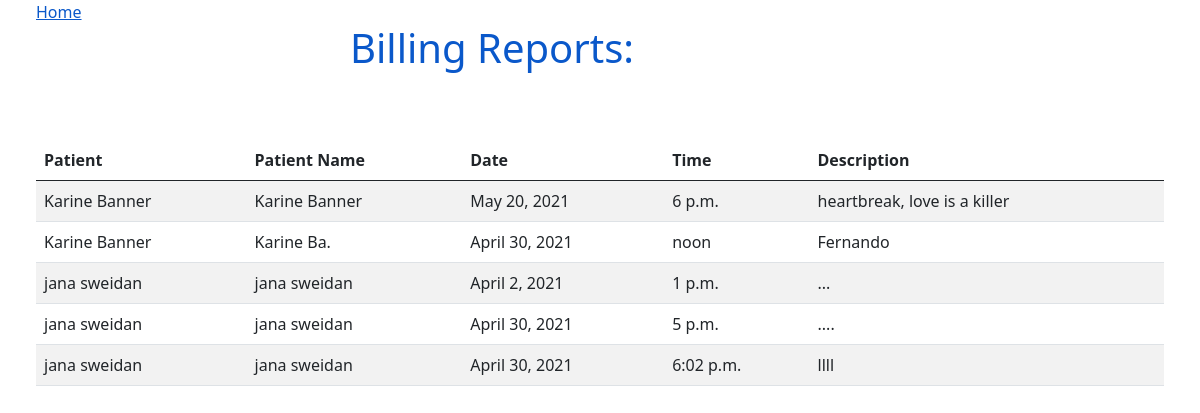
The app's page /billing (signed in) with its own data.
### appointments/models.py (models this page shows, shortened)
class Appointment(models.Model):
    patient = models.ForeignKey(Patient, on_delete=models.CASCADE, related_name='appointment_patient')
    doctor = models.ForeignKey(Doctor, on_delete=models.CASCADE, related_name='appointment_doctor')
    patientname=models.CharField(max_length=40,null=True)
    doctorname =models.CharField(max_length=40,null=True)
    date = models.DateField(null=True)
    time = models.fields.TimeField(null=True)
    description=models.TextField(max_length=500, null=True)
    canceled = models.BooleanField(default= False)

class Patient(models.Model):
    user = models.OneToOneField(User, on_delete=models.CASCADE , null= True)
    firstname =models.CharField(max_length=200)
    lastname = models.CharField(max_length=200)
    address = models.CharField(max_length=40,  null= True)
    mobile = models.CharField(max_length=20,null= True)
    chronic_deseases = models.CharField(max_length=100,null=True)
    unimmune_to = models.TextField(max_length=300, null= True)
    status = models.BooleanField(default=False)
    def __str__(self):
        return self.firstname+" "+self.lastname

### home/views.py (the view)
# urls.py: url(r'^billing', views.billingReport),
def billingReport(request):
    if(request.session['user_type'] == '0'):
        p = User.objects.get(id=request.session['id'])
        patient = Patient.objects.get(user=p)
        appoint = Appointment.objects.filter(patient=patient)
    elif (request.session['user_type'] == '1'):
        p = User.objects.get(id=request.session['id'])
        patient = Doctor.objects.get(user=p)
        appoint = Appointment.objects.filter(doctor=patient)
    return render(request, 'billing.html', {'bills':appoint, 'usertype':int(request.session['user_type'])})

### templates/billing.html (shortened to what this page needs)
<!DOCTYPE html>
<html>
<head>
    <link href="https://cdn.jsdelivr.net/npm/bootstrap@5.0.0-beta3/dist/css/bootstrap.min.css" rel="stylesheet"
>
</head>
<body>
    <a href='/' style="padding: 3%;">Home</a>
    <div class="mx-auto" style="width: 500px;">
        <h1 style="color: #0a58ca;">Billing Reports: </h1>
    </div>
    <br>
    <div style="padding: 3%;">
        {% if bills.count > 0 %}
        <table class="table table-striped">
            <thead>
                <tr>
                    {% if usertype == 1 %}
                    <th>Patient</th>
                    {%endif%}
                    {% if usertype == 1 %}
                    <th>Patient Name</th>
                    {%endif%}
                    <th>Date</th>
                    <th>Time</th>
                    <th>Description</th>
                </tr>
            </thead>
            <tbody>
                {% for bill in bills %}
                <tr>
                    {% if usertype == 1 %}
                    <td>{{ bill.patient }}</td>
                    {%endif%}
                    {% if usertype == 1 %}
                    <td>{{ bill.patientname }}</td>
                    {%endif%}
                    <td>{{ bill.date }}</td>
                    <td>{{ bill.time }}</td>
                    <td>{{ bill.description }}</td>
                </tr>
                {% endfor %}
            </tbody>
        </table>
        {% else %}
        <i>Empty</i>
        {% endif %}
    </div>
</body>
</html>

### records on screen
Appointment: patient "Karine Banner", patientname "Karine Banner", date "May 20, 2021", time "6 p.m.", description "heartbreak, love is a killer"
Appointment: patient "Karine Banner", patientname "Karine Ba.", date "April 30, 2021", time "noon", description "Fernando"
Appointment: patient "jana sweidan", patientname "jana sweidan", date "April 2, 2021", time "1 p.m.", description "..."
Appointment: patient "jana sweidan", patientname "jana sweidan", date "April 30, 2021", time "5 p.m.", description "...."
Appointment: patient "jana sweidan", patientname "jana sweidan", date "April 30, 2021", time "6:02 p.m.", description "llll"
